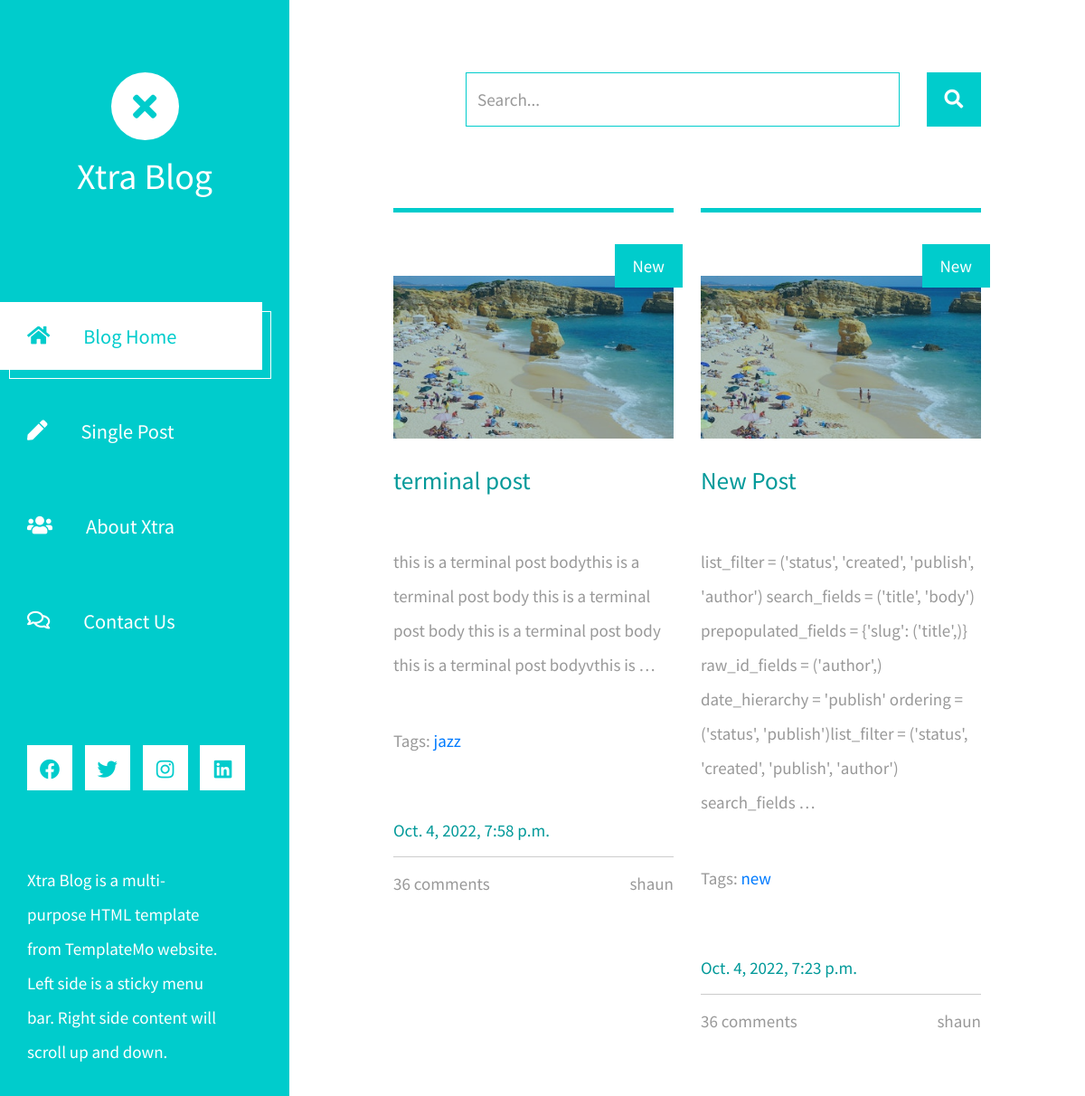
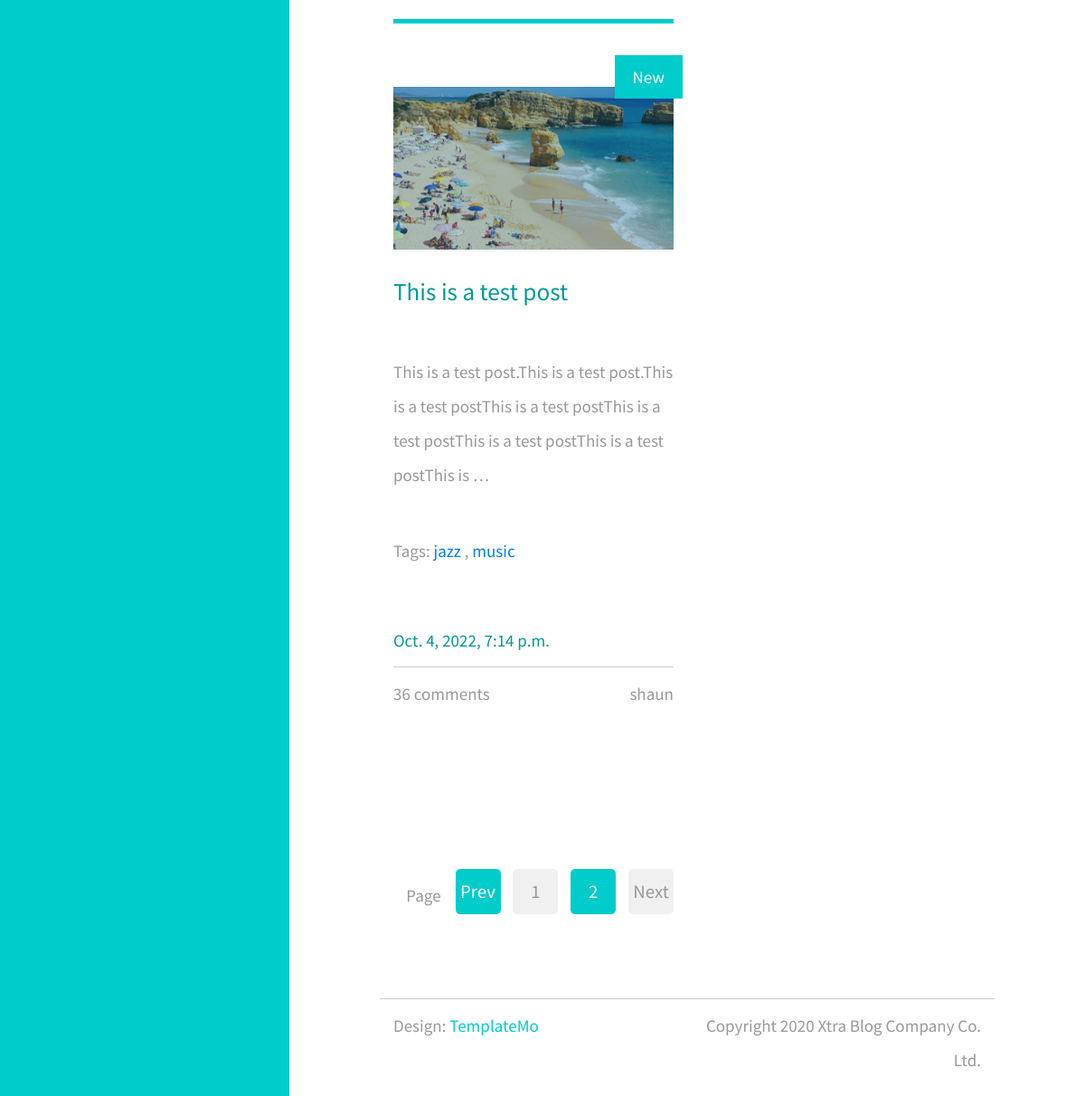
Screenshot of /?page=2 with the database file from the repository (2 pictures, top to bottom).
### blog/models.py (models this page shows, shortened)
class Post(models.Model):
    objects = models.Manager()
    published = PublishedManager()
    STATUS_CHOICES= (
        ('draft','Draft'),
        ('published','Published'),
    )
    title = models.CharField(max_length=250)
    slug = models.SlugField(max_length=250, unique_for_date='publish')
    author = models.ForeignKey(User, on_delete=models.CASCADE,
                        related_name='blog_posts')
    body = models.TextField()
    publish = models.DateTimeField(default=timezone.now)
    created = models.DateTimeField(auto_now_add=True)
    status = models.CharField(max_length=10, choices=STATUS_CHOICES,
        default='draft')
    tags = TaggableManager()
    def get_absolute_url(self):
        return reverse('blog:post_detail',
                       args=[self.publish.year,
                             self.publish.month,
                             self.publish.day,self.slug
                             ]
                       )
    class Meta:
        ordering = ('-publish',)

### blog/views.py (the view)
# urls.py: path('',views.home,name='post_list'),
def home(request, tag_slug=None):
    posts = Post.published.all()
    tag = None
    query = ''
    if request.GET.get('query'):
        query = request.GET.get('query')
    if tag_slug:
        tag = get_object_or_404(Tag, slug=tag_slug)
        posts = posts.filter(tags__in = [tag])
    else:
        if query:
            tag = get_object_or_404(Tag, slug=query)
            posts = posts.filter(Q(title__icontains=query) | Q(body__icontains=query) | Q(tags__in=[tag]))
        else:
            posts = Post.published.all()
    paginator = Paginator(posts,4)
    page = request.GET.get('page')
    try:
        posts = paginator.page(page)
    except PageNotAnInteger:
        posts = paginator.page(1)
    except EmptyPage:
        posts = paginator.page(paginator.num_pages)
    context = {
        'posts': posts,
        'page' : page,
        'tag'  : tag,
        'query': query,
    }
    return render(request,'home.html',context)

### blog/models.py (called while the page is built)
    def get_queryset(self):
        return super(PublishedManager,self).get_queryset().filter(status='published')

### templates/home.html
{% extends 'base.html' %}
{% load static %}
{% block content %}
            <div class="row tm-row">
                {% for post in posts %}
                <article class="col-12 col-md-6 tm-post">
                    <hr class="tm-hr-primary">
                    <a href="{{post.get_absolute_url}}" class="effect-lily tm-post-link tm-pt-60">
                        <div class="tm-post-link-inner">
                            <img src="{% static 'img/img-01.jpg' %}" alt="Image" class="img-fluid">
                        </div>
                        <span class="position-absolute tm-new-badge">New</span>
                        <h2 class="tm-pt-30 tm-color-primary tm-post-title">{{post.title}}</h2>
                    </a>
                    <p class="tm-pt-30">
                        {{post.body |truncatewords:30|linebreaks}}
                    </p>
                    <p class="tm-pt-30">
                        Tags:
                        {% for tag in post.tags.all %}
                        <a href="{% url 'blog:post_list_by_tag' tag.slug %}">
                            {{ tag.name }}
                        </a>
                        {% if not forloop.last %}, {% endif %}
                        {% endfor %}
                    </p>
                    <div class="d-flex justify-content-between tm-pt-45">
                        <span class="tm-color-primary">{{post.publish}}</span>
                    </div>
                    <hr>
                    <div class="d-flex justify-content-between">
                        <span>36 comments</span>
                        <span>{{post.author}}</span>
                    </div>
                </article>
                {% endfor %}
            </div>
          {% endblock %}

### static/css/templatemo-xtra-blog.css (style rules this page uses)
html { overflow-x: hidden; }
body { margin: 0; padding: 0; font-family: 'Source Sans Pro', sans-serif; font-size: 19px; line-height: 2em; overflow-x: hidden; }
p, span { color: #999; }
hr { border-top-color: #CCC; margin-top: 10px; margin-bottom: 10px; }
.tm-post { max-width: 470px; }
.tm-row { max-width: 980px; justify-content: space-between; }
.tm-post-link { display: block; position: relative; cursor: pointer; }
.tm-post-link-inner { overflow: hidden; background: #3085a3; }
.tm-post-link img { position: relative; display: block; min-height: 100%; max-width: 100%; opacity: 0.8; }
.effect-lily img { max-width: none; width: -webkit-calc(100% + 50px); width: calc(100% + 50px); opacity: 0.7; -webkit-transition: opacity 0.35s, -webkit-transform 0.35s; transition: opacity 0.35s, transform 0.35s; -webkit-transform: translate3d(-40px,0, 0); transform: translate3d(-40px,0,0); }
.tm-post { margin-bottom: 75px; }
.tm-new-badge { top: 25px; right: -10px; background-color: #0CC; color: white; padding: 5px 20px; }
.tm-post-title { font-size: 1.7rem; transition: all 0.3s ease; }
hr.tm-hr-primary { border-top: 5px solid #0CC; }
.tm-pt-30 { padding-top: 30px; }
.tm-pt-45 { padding-top: 45px; }
.tm-pt-60 { padding-top: 60px; }
.tm-color-primary, span.tm-color-primary { color: #099; }

### rows the page displays
Post: title "terminal post", body "this is a terminal post bodythis is a terminal post body this is a terminal post body this is a terminal post body this is a terminal post bodyvthis is …", publish "Oct. 4, 2022, 7:58 p.m.", author "shaun"
Tag: name "jazz"
Post: title "New Post", body "list_filter = ('status', 'created', 'publish', 'author') search_fields = ('title', 'body') prepopulated_fields = {'slug': ('title',)} raw_id_fields = ('author',) date_hierarchy = 'publish' ordering = ('status', 'publish')list_filter = ('status', 'created', 'publish', 'author') search_fields …", publish "Oct. 4, 2022, 7:23 p.m.", author "shaun"
Tag: name "new"
Post: title "This is a test post", body "This is a test post.This is a test post.This is a test postThis is a test postThis is a test postThis is a test postThis is a test postThis is …", publish "Oct. 4, 2022, 7:14 p.m.", author "shaun"
Tag: name "music"

### other values shown
{{ i }} "1"
{{ i }} "2"
